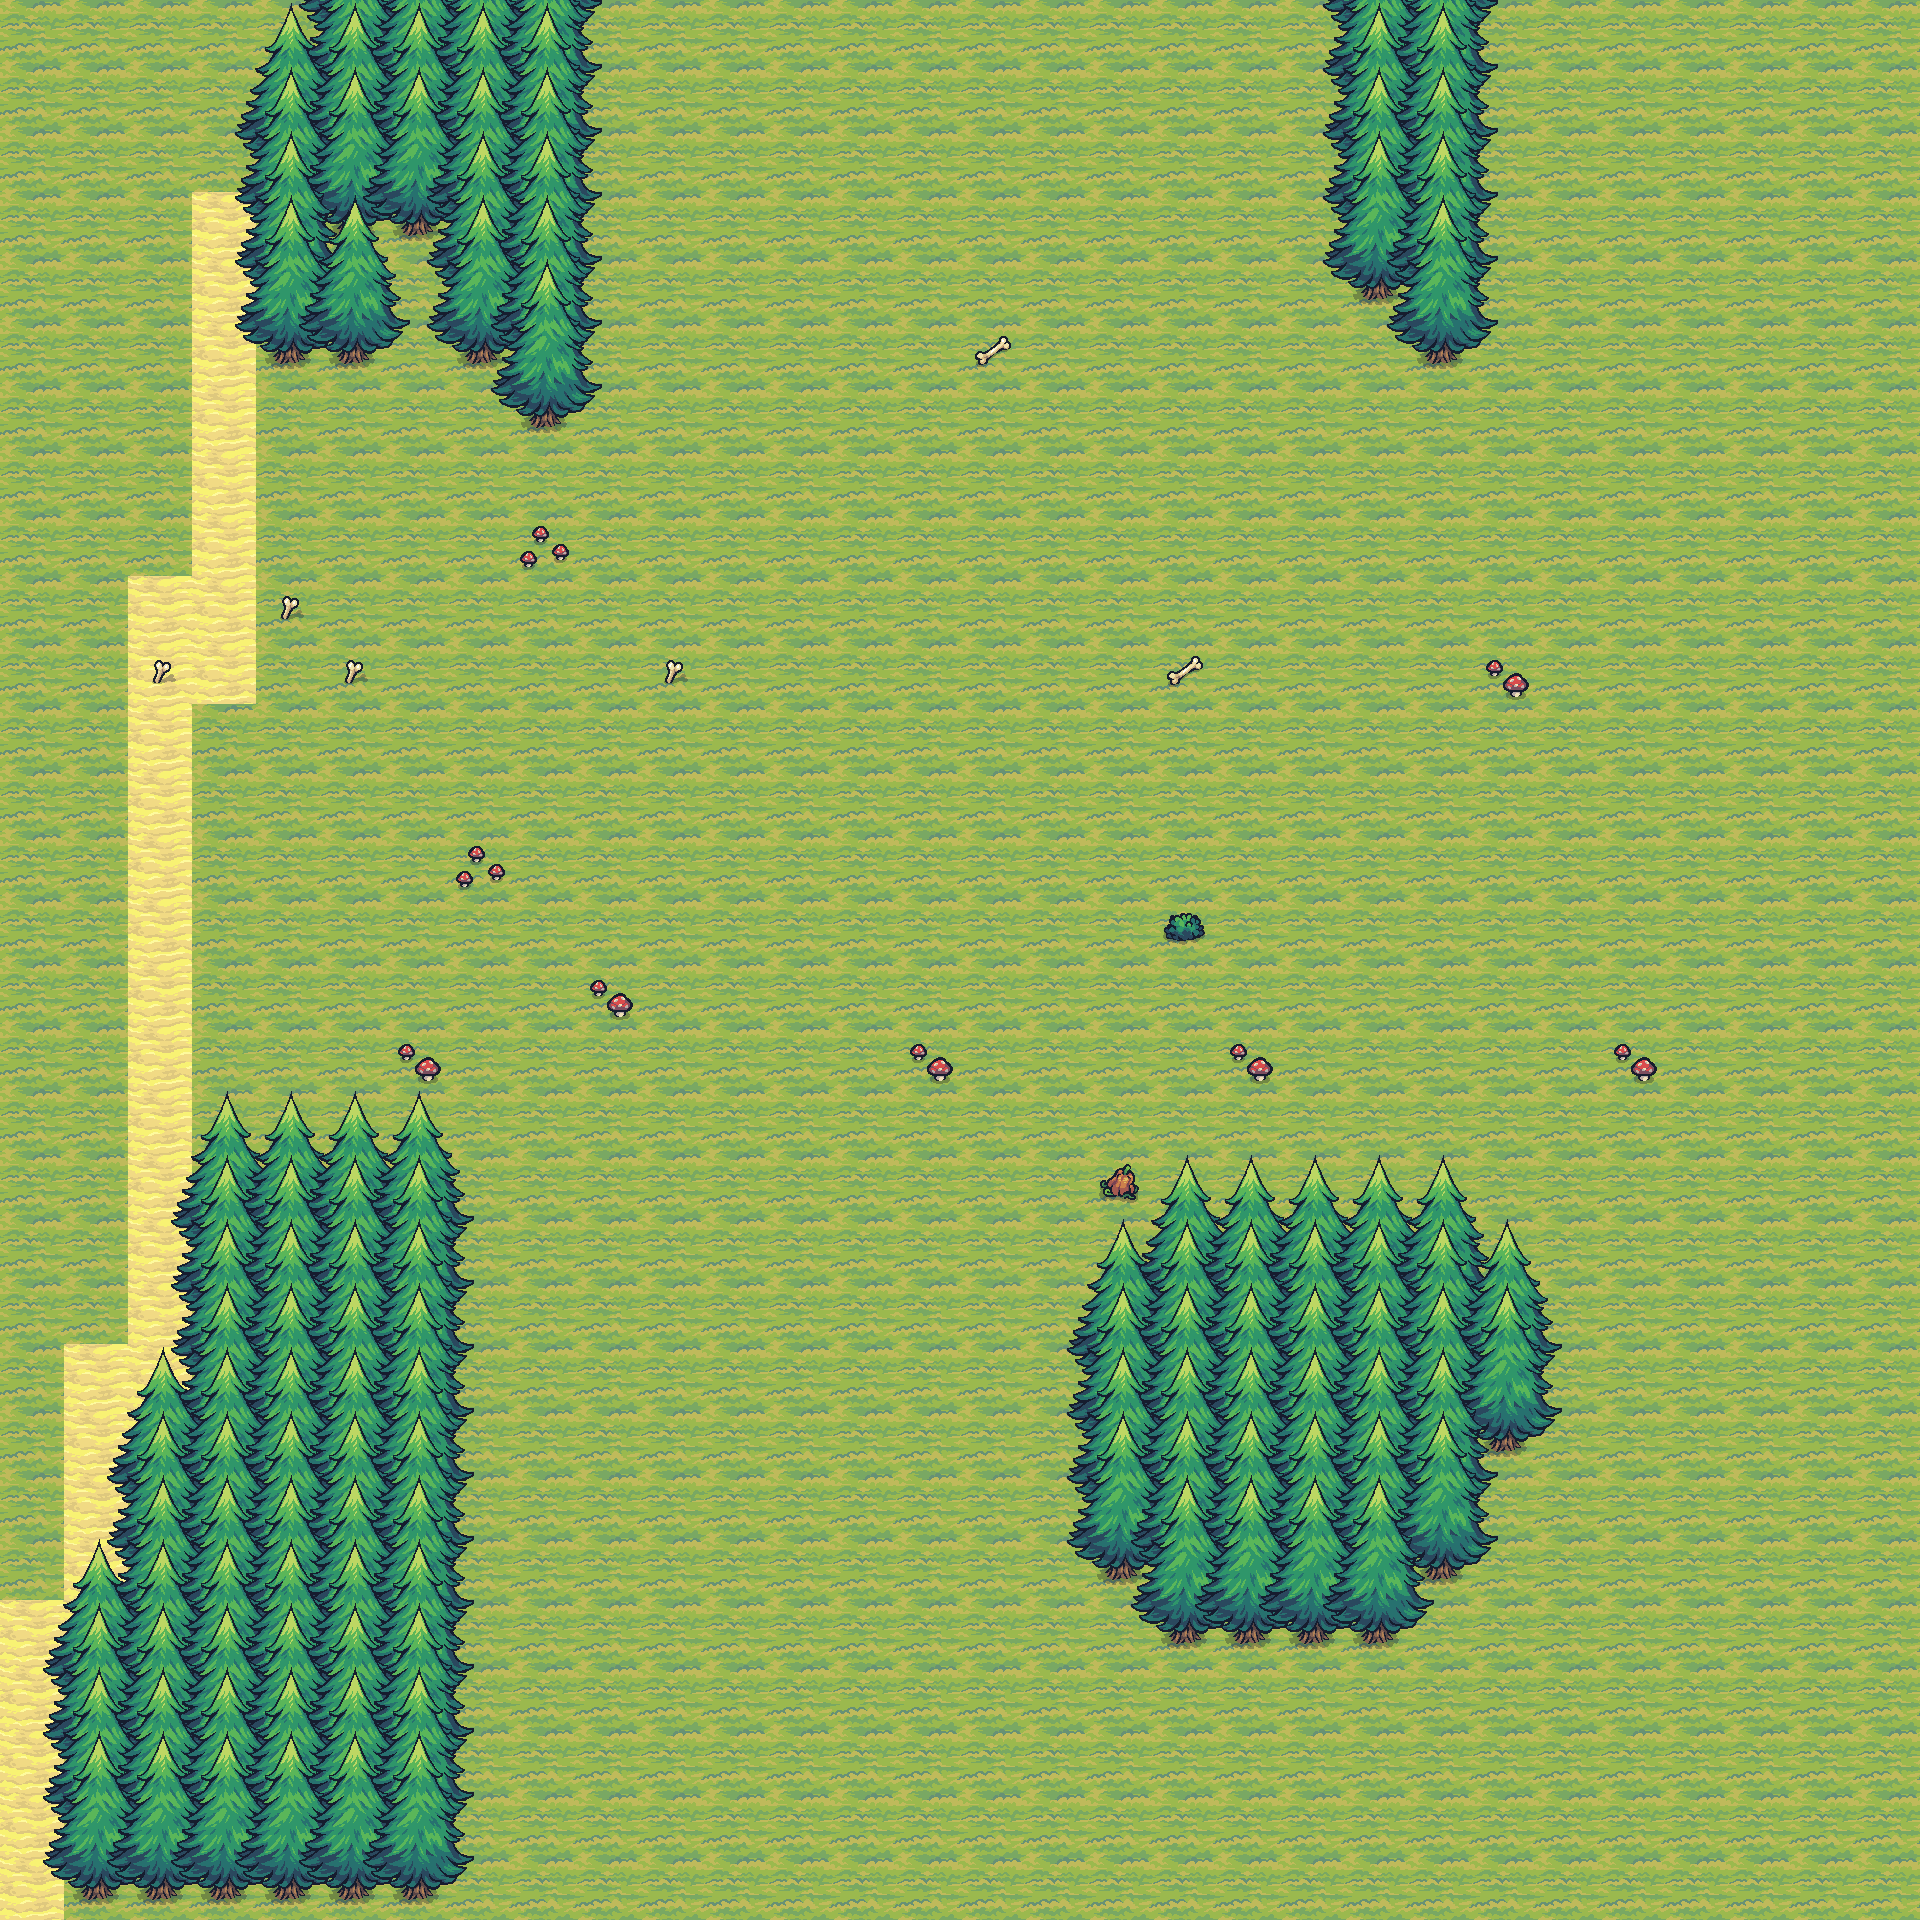

Below is a game level as drawn by its tile map, then a one-line description and the .tmx that defines it (tile-layer data replaced by summaries):
An orthogonal 30x30 tile map with 64x64 px tiles, 7 tile layers (water, water_a, sand, ground, ...), 2 tilesets.

<map version="1.10" tiledversion="1.11.2" orientation="orthogonal" renderorder="right-down" width="30" height="30" tilewidth="64" tileheight="64" infinite="0" nextlayerid="13" nextobjectid="1">
 <tileset firstgid="1" source="tinyswords64x64.tsx" />
 <tileset firstgid="61" source="tinyswords192x192.tsx" />
 <layer id="6" name="water" width="30" height="30">
  <data>[900 cells, 0 non-empty, 0 distinct tile ids]</data>
 </layer>
 <layer id="9" name="water_a" width="30" height="30">
  <data>[900 cells, 0 non-empty, 0 distinct tile ids]</data>
 </layer>
 <layer id="7" name="sand" width="30" height="30">
  <data>[900 cells, 32 non-empty, 1 distinct tile ids]</data>
 </layer>
 <layer id="11" name="ground" width="30" height="30">
  <data>[900 cells, 868 non-empty, 1 distinct tile ids]</data>
 </layer>
 <layer id="12" name="boundaries_layer" width="30" height="30">
  <data>[900 cells, 0 non-empty, 0 distinct tile ids]</data>
 </layer>
 <layer id="8" name="trees" width="30" height="30">
  <data>[900 cells, 127 non-empty, 1 distinct tile ids]</data>
 </layer>
 <layer id="5" name="ground_stuff" width="30" height="30">
  <data>[900 cells, 16 non-empty, 6 distinct tile ids]</data>
 </layer>
</map>
